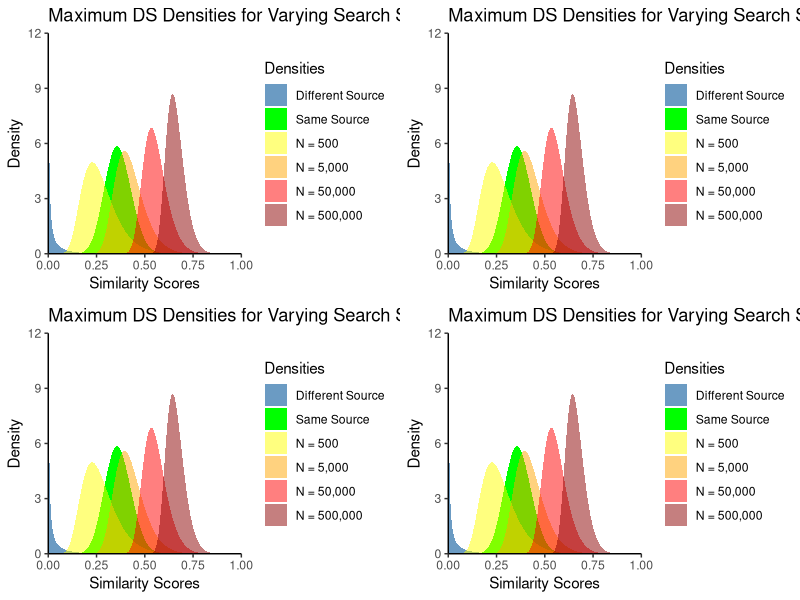

Generate this figure with R:
library(tidyverse)
library(patchwork)

set.seed(2009)

data <- seq(0, 1, length.out = 1000)

DS_density <- dbeta(data, shape1 = 0.03611447, shape2 = 8.03275)
SS_density <- dbeta(data, shape1 = 18.02, shape2 = 31.78)

DS_prob <- pbeta(data, shape1 = 0.03611447, shape2 = 8.03275, lower.tail = TRUE)


max_n_density <- function(n, t, pdf, cdf) {
  (n-t)*cdf^((n-t) - 1)*pdf
}

plotbetas <- function(ss, ds, title, lim = NA, f, ...) {
  density1 <- f(500, ...)
  density2 <- f(5000, ...)
  density3 <- f(50000, ...)
  density4 <- f(500000, ...)
  
  densities_data <- data.frame(
    x = data,
    ss = ss,
    ds = ds,
    N500 = density1,
    N5000 = density2,
    N50000 = density3,
    N500000 = density4
  )
  
  if(!is.na(lim)){
    densities_data[densities_data > lim] <- 0
  }
  
  plot <-
    ggplot(data = densities_data, aes(x = x)) + 
    geom_polygon(aes(y = ds, fill="Different Source"), alpha = 0.8) +
    geom_polygon(aes(y = ss, fill="Same Source"), alpha = 1) + 
    geom_polygon(aes(y = N500, fill="N = 500"), alpha = 0.5) +
    geom_polygon(aes(y = N5000, fill="N = 5,000"), alpha = 0.5) +
    geom_polygon(aes(y = N50000, fill="N = 50,000"), alpha = 0.5) +
    geom_polygon(aes(y = N500000, fill="N = 500,000"), alpha = 0.5) +
    scale_fill_manual("Densities", values=c("Different Source" = "steelblue", "Same Source" = "green", "N = 500" = "yellow",
                                            "N = 5,000" = "orange", "N = 50,000" = "red", "N = 500,000" = "darkred"),
                      breaks = c("Different Source", "Same Source", "N = 500",
                                 "N = 5,000", "N = 50,000", "N = 500,000")) +
    scale_x_continuous(expand = c(0, 0)) + 
    scale_y_continuous(expand = c(0, 0)) +  
    xlab("Similarity Scores") +
    ylab("Density") + 
    labs(title = title) +
    theme(panel.background = element_blank(), axis.line = element_line(), legend.position = "right")
  if(!is.na(lim)){
    plot <- plot + scale_y_continuous(expand = c(0,0), limits = c(NA, lim))
  }
  return(plot)
  
}

plot1 <- plotbetas(ss = SS_density, ds = DS_density, title = "Maximum DS Densities for Varying Search Sizes (t = 1)",
                  f = max_n_density, t = 1, lim = 12, cdf = DS_prob, pdf = DS_density)
plot2 <- plotbetas(ss = SS_density, ds = DS_density, title = "Maximum DS Densities for Varying Search Sizes (t = 2)",
                   f = max_n_density, t = 2, lim = 12, cdf = DS_prob, pdf = DS_density)
plot3 <- plotbetas(ss = SS_density, ds = DS_density, title = "Maximum DS Densities for Varying Search Sizes (t = 5)",
                   f = max_n_density, t = 5, lim = 12, cdf = DS_prob, pdf = DS_density)
plot4 <- plotbetas(ss = SS_density, ds = DS_density, title = "Maximum DS Densities for Varying Search Sizes (t = 10)",
                   f = max_n_density, t = 10, lim = 12, cdf = DS_prob, pdf = DS_density)

library(gridExtra)
grid.arrange(plot1, plot2, plot3, plot4, nrow = 2)